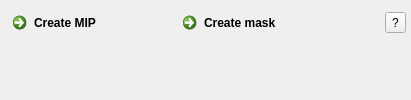
         <widget class="QWidget" name="CorrelatedProjection">
          <attribute name="title">
           <string>Correlated Projection</string>
          </attribute>
          <layout class="QVBoxLayout" name="verticalLayout_14">
           <property name="spacing">
            <number>2</number>
           </property>
           <property name="leftMargin">
            <number>5</number>
           </property>
           <property name="topMargin">
            <number>5</number>
           </property>
           <property name="rightMargin">
            <number>5</number>
           </property>
           <property name="bottomMargin">
            <number>0</number>
           </property>
           <item>
            <layout class="QHBoxLayout" name="horizontalLayout_25">
             <item>
              <widget class="QCommandLinkButton" name="commandLinkButton_CorrelatedMip">
               <property name="sizePolicy">
                <sizepolicy hsizetype="Fixed" vsizetype="Preferred">
                 <horstretch>0</horstretch>
                 <verstretch>0</verstretch>
                </sizepolicy>
               </property>
               <property name="text">
                <string>Create MIP</string>
               </property>
              </widget>
             </item>
             <item>
              <widget class="QCommandLinkButton" name="commandLinkButton_Mask">
               <property name="sizePolicy">
                <sizepolicy hsizetype="Fixed" vsizetype="Preferred">
                 <horstretch>0</horstretch>
                 <verstretch>0</verstretch>
                </sizepolicy>
               </property>
               <property name="text">
                <string>Create mask</string>
               </property>
              </widget>
             </item>
             <item>
              <spacer name="horizontalSpacer_45">
               <property name="orientation">
                <enum>Qt::Horizontal</enum>
               </property>
               <property name="sizeHint" stdset="0">
                <size>
                 <width>40</width>
                 <height>20</height>
                </size>
               </property>
              </spacer>
             </item>
             <item>
              <widget class="QToolButton" name="toolButton_CorrelatedMipHelp">
               <property name="text">
                <string>?</string>
               </property>
              </widget>
             </item>
            </layout>
           </item>
           <item>
            <spacer name="verticalSpacer_2">
             <property name="orientation">
              <enum>Qt::Vertical</enum>
             </property>
             <property name="sizeType">
              <enum>QSizePolicy::Expanding</enum>
             </property>
             <property name="sizeHint" stdset="0">
              <size>
               <width>20</width>
               <height>12</height>
              </size>
             </property>
            </spacer>
           </item>
          </layout>
         </widget>
